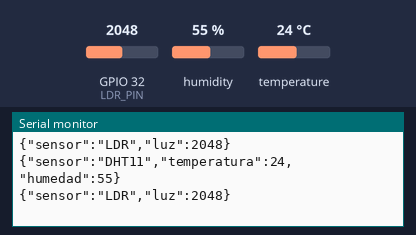
This sketch was run on a simulated ESP32. Parts: the last lines printed to the serial monitor. The test bench sets the inputs (shaded band); at power-on: humidity 55 %, GPIO 32 (LDR_PIN) = 2048, temperature 24 °C. WiFi joins after 1.5 s; servers stay silent unless stated; no MQTT or app messages arrive unless stated.

Above: at 2.7 s.
2.8 s: humidity set to 22 %
4.3 s: GPIO 32 (LDR_PIN) set to 2866
At 5.7 s:
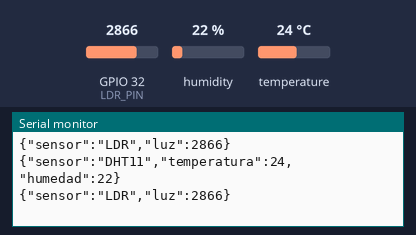
5.8 s: temperature set to 12 °C
7.3 s: GPIO 32 (LDR_PIN) set to 3603
At 8.7 s:
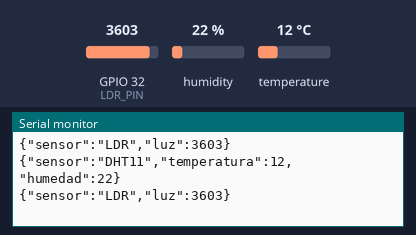
8.8 s: humidity set to 40 %
At 11.1 s:
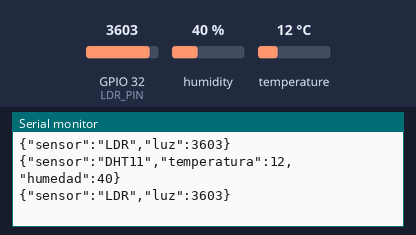
Timing chart, 0 to 11.3 s (numbered marks = the images above; inputs shaded):
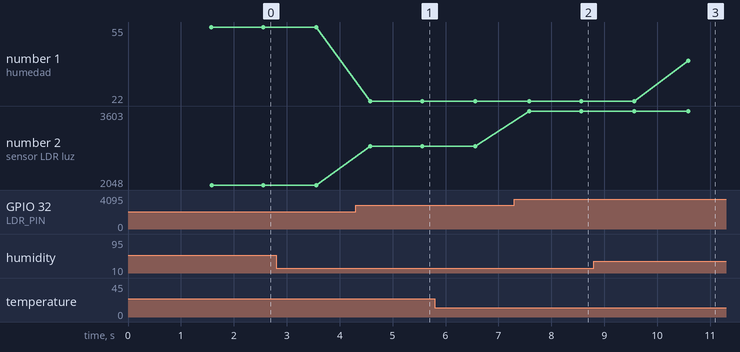

The sketch:

codigo_sensores.ino
```cpp
#include <WiFi.h>              // Librería para conectarse a redes Wi-Fi
#include <PubSubClient.h>      // Librería para conectarse a un broker MQTT
#include <DHT.h>               // Librería para sensores DHT (temperatura y humedad)
#include <ArduinoJson.h>       // Librería para crear y manejar objetos JSON

// Datos de la red Wi-Fi y del broker MQTT
const char* ssid = "iPhone";                         // Nombre de la red Wi-Fi
const char* password = "JanTThony2003";              // Contraseña de la red Wi-Fi
const char* mqtt_server = "broker.hivemq.com";       // Dirección del broker MQTT

WiFiClient espClient;            // Cliente WiFi para conexión MQTT
PubSubClient client(espClient); // Cliente MQTT usando WiFi

// Configuración del sensor DHT11
#define DHTPIN 4                // Pin digital al que está conectado el DHT11
#define DHTTYPE DHT11           // Tipo de sensor DHT
DHT dht(DHTPIN, DHTTYPE);       // Inicialización del sensor DHT

// Configuración del sensor LDR
#define LDR_PIN 32              // Pin analógico donde está conectado el LDR

// Temporizador para controlar cada cuánto se envían los datos
unsigned long lastTime = 0;

void setup() {
  Serial.begin(115200);         // Iniciar monitor serial a 115200 baudios
  dht.begin();                  // Iniciar sensor DHT

  // Conexión a red Wi-Fi
  WiFi.begin(ssid, password);   // Iniciar conexión Wi-Fi
  while (WiFi.status() != WL_CONNECTED) {  // Esperar hasta que se conecte
    delay(500);
    Serial.print(".");
  }
  Serial.println("\nWiFi conectado."); // Confirmación de conexión Wi-Fi

  // Configuración del servidor MQTT
  client.setServer(mqtt_server, 1883); // Establecer dirección y puerto del broker MQTT
}

void loop() {
  if (!client.connected()) {  // Verifica si se perdió la conexión MQTT
    reconnect();              // Intenta reconectarse si es necesario
  }
  client.loop();              // Mantiene activa la comunicación MQTT

  unsigned long now = millis(); // Tiempo actual desde que se inició el ESP32

  if (now - lastTime > 1000) {  // Ejecutar cada 1 segundo
    // Lectura del sensor DHT11
    float temp = dht.readTemperature(); // Leer temperatura en °C
    float humedad = dht.readHumidity(); // Leer humedad relativa

    // Lectura del sensor LDR
    int luz = analogRead(LDR_PIN); // Leer nivel de luz (valor entre 0 y 4095)

    // Verifica si las lecturas del DHT11 son válidas
    if (!isnan(temp) && !isnan(humedad)) {
      // Crear objeto JSON con datos del DHT11
      StaticJsonDocument<256> doc1;
      doc1["sensor"] = "DHT11";      // Tipo de sensor
      doc1["temperatura"] = temp;    // Temperatura leída
      doc1["humedad"] = humedad;     // Humedad leída

      char mensaje1[256];            // Buffer para mensaje JSON
      serializeJson(doc1, mensaje1); // Convertir JSON a texto
      client.publish("grupo4/sensores", mensaje1); // Publicar en el tema MQTT
      Serial.println(mensaje1);      // Mostrar en monitor serial
    } else {
      Serial.println("Error al leer DHT11."); // Mensaje de error si la lectura falla
    }

    // Crear objeto JSON con datos del LDR
    StaticJsonDocument<256> doc2;
    doc2["sensor"] = "LDR";   // Tipo de sensor
    doc2["luz"] = luz;        // Nivel de luz

    char mensaje2[256];       // Buffer para mensaje JSON
    serializeJson(doc2, mensaje2); // Convertir JSON a texto
    client.publish("grupo4/sensores", mensaje2); // Publicar en el tema MQTT
    Serial.println(mensaje2); // Mostrar en monitor serial

    lastTime = now; // Actualizar tiempo de última lectura
  }
}

// Función para reconectar al broker MQTT si la conexión se pierde
void reconnect() {
  while (!client.connected()) {
    Serial.print("Intentando conexión MQTT...");
    // Intentar conectar con el ID "ESP32Client"
    if (client.connect("ESP32Client")) {
      Serial.println("Conectado.");
      client.subscribe("grupo4/sensores"); // Suscribirse al tema (por si quieres recibir también)
    } else {
      Serial.print("Fallo rc=");
      Serial.print(client.state()); // Imprimir código de error
      Serial.println(" - Reintentando en 5 segundos.");
      delay(5000); // Esperar antes de intentar de nuevo
    }
  }
}
```

Measured:
- after the input at 4.3 s, the serial monitor: prints a new line after 0.28 s (image 1)
- after the input at 7.3 s, the serial monitor: prints a new line after 0.28 s (image 2)
- after the input at 8.8 s, the serial monitor: prints a new line after 1.8 s (image 3)
- plotted number 1: 22 → 40 after the input at 8.8 s
- plotted number 2: 2048 → 2866 after the input at 4.3 s, 2866 → 3603 after the input at 7.3 s
